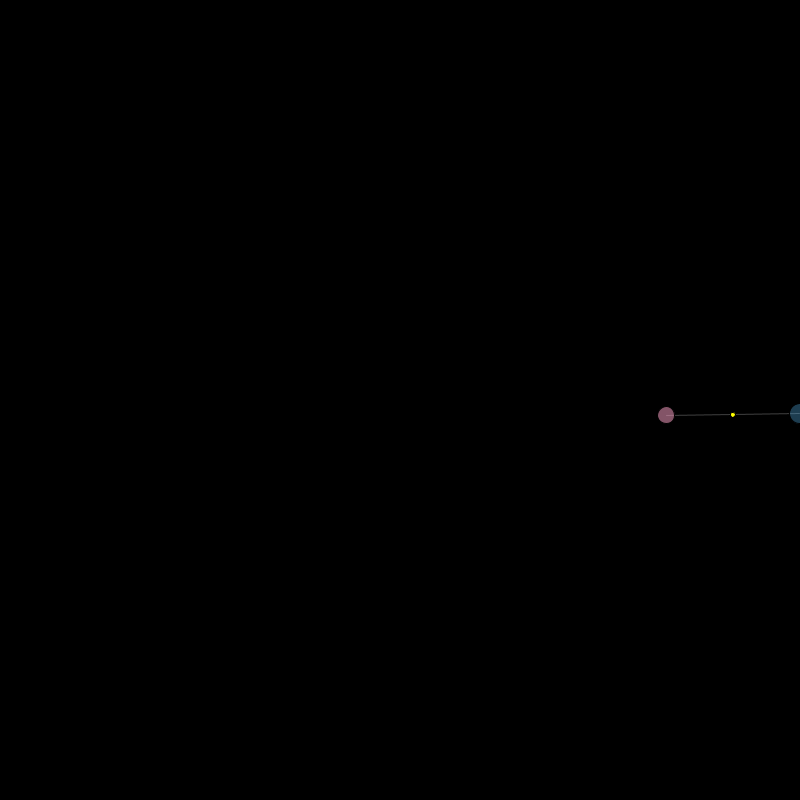
Frame 1 (no input)
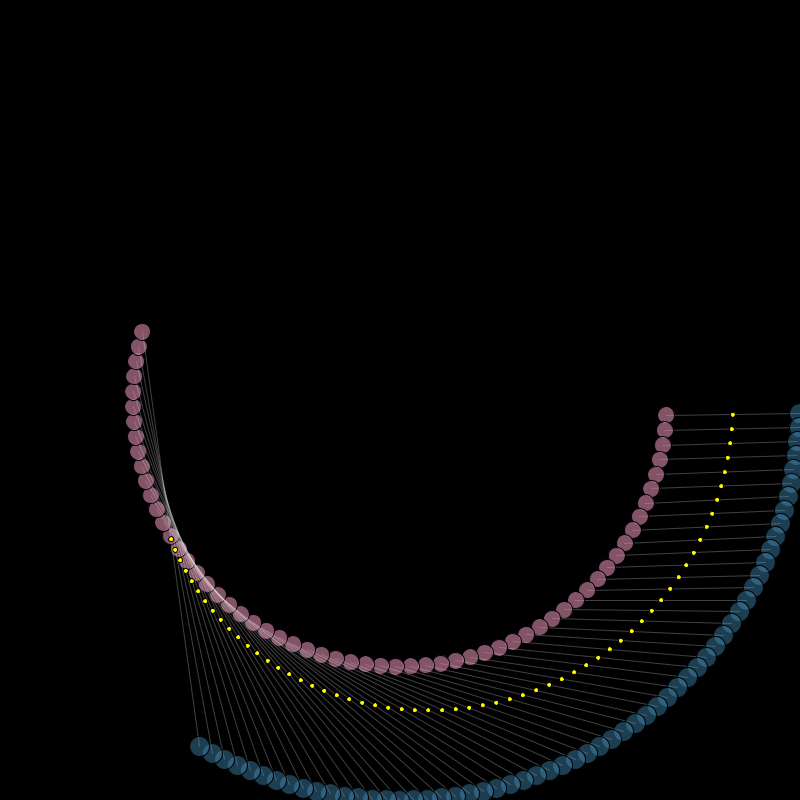
Frame 60 (the mouse pressed at the canvas centre just before this capture)
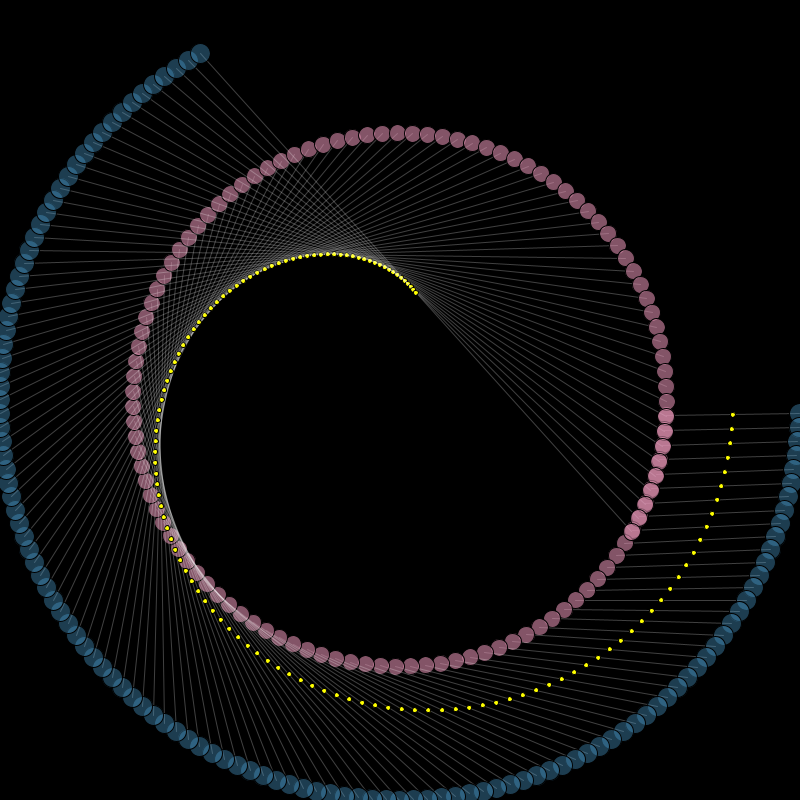
Frame 120 (the mouse held since frame 60 and released just before this capture)

The Processing sketch that drew these frames (run headless with seeded random() and noise(); from frame 60 on, the mouse is pressed at the canvas centre):

// Processing sketch: orbit
// ── orbit.pde
float x,y,x1,y1;
float r = 180;
float r1;
float theta =0;
float theta1 =0;
float venus = 225; // Venus orbit around sun in Earth days
float mars = 686.9;
float earth = 365.26; // Earth orbit around sun in Earth days

//let m= earth/mars;
float m= venus/earth; // The orbit in days as a ratio

void setup(){
   size(800,800);
    r = width/2; // Earth position from center i.e. sun
    r1 = r/1.5; //  Venus closer to sun
    background(0);
    translate(width/2, height/2);
    stroke(255,50);
    fill(255);
}

void draw(){
  translate(width/2,height/2);
    // increase the angle each frame
    theta+=2;
    theta1+=(2/m); // moves at a different rate

    // get x y using polar to Cartesian 
    x=cos(radians(theta))*r;  //earth
    y=sin(radians(theta))*r;
    x1=cos(radians(theta1))*r1; // Venus
    y1=sin(radians(theta1))*r1;

    float lx = lerp(x,x1, 0.5); // midpoint 
    float ly = lerp(y,y1,0.5);
   // display
    stroke(255, 64);  // line color
    line(x,y,x1,y1);
    stroke(0);
    fill(73,155,205,100); // earth color
    ellipse(x,y,20,20);
    fill(223,142,175,150); // Venus color
    ellipse(x1,y1,17,17);
    fill(255,255,0);  // mid-point color
    ellipse(lx,ly,5,5);
}
